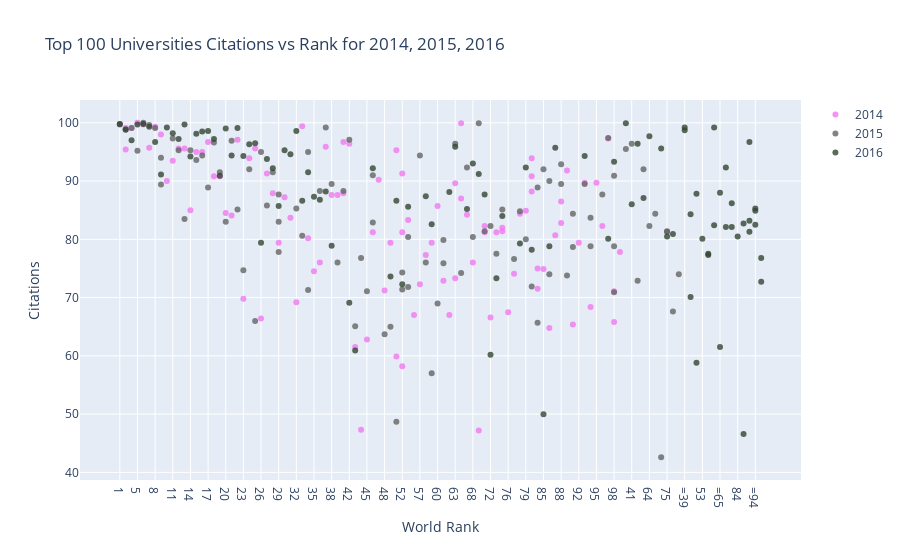

Notebook code cell kept with this figure:
### Code cell
# importing necessary functions

import matplotlib.pyplot as plt #matplotlib.pyplot
import pandas as pd #pandas


import plotly.graph_objs as go #plotly
from plotly.offline import init_notebook_mode, iplot # index iplot
init_notebook_mode(connected=True)

# init data from timesData.csv
timesData = pd.read_csv('D:\ME\World Universities Rankings/timesData.csv')
df2014 = timesData[timesData.year == 2014].iloc[:100, :]
df2015 = timesData[timesData.year == 2015].iloc[:100, :]
df2016 = timesData[timesData.year == 2016].iloc[:100, :]

# type of plot scatter
trace1 = go.Scatter(
    x =df2014.world_rank,
    y = df2014.citations,
    mode = 'markers',
    name = '2014',
    marker = dict(color = 'rgba(240, 120, 240, 0.8)'),
    text = df2014.university_name
)

trace2 = go.Scatter(
    x =df2015.world_rank,
    y = df2015.citations,
    name = '2015',
    mode = 'markers',
    marker = dict(color = 'rgba(100, 100, 100, 0.8)'),
    text = df2015.university_name
)

trace3 = go.Scatter(
    x =df2016.world_rank,
    y = df2016.citations,
    name = '2016',
    mode = 'markers',
    marker = dict(color = 'rgba(50, 70, 50, 0.8)'),
    text = df2016.university_name
)

data = [trace1, trace2, trace3]
# setting names for plot title and x and y axes
layout = dict(title = 'Top 100 Universities Citations vs Rank for 2014, 2015, 2016',
             xaxis = dict(title= 'World Rank'),
             yaxis = dict(title= 'Citations',))

fig = dict(data = data, layout = layout)
iplot(fig)

### Figure 1 — Plotly figure (JSON) as saved in the notebook; plotly's stock layout.template omitted (floating-point values rounded to 4 significant figures)
{"data": [{"marker": {"color": "rgba(240, 120, 240, 0.8)"}, "mode": "markers", "name": "2014", "text": ["California Institute of Technology", "Harvard University", "University of Oxford", "Stanford University", "Massachusetts Institute of Technology", "Princeton University", "University of Cambridge", "University of California, Berkeley", "University of Chicago", "Imperial College London", "Yale University", "University of California, Los Angeles", "Columbia University", "ETH Zurich – Swiss Federal Institute of Technology Zurich", "Johns Hopkins University", "University of Pennsylvania", "Duke University", "University of Michigan", "Cornell University", "University of Toronto", "University College London", "Northwestern University", "University of Tokyo", "Carnegie Mellon University", "University of Washington", "National University of Singapore", "University of Texas at Austin", "Georgia Institute of Technology", "University of Illinois at Urbana-Champaign", "University of Wisconsin-Madison", "University of British Columbia", "London School of Economics and Political Science", "University of California, Santa Barbara", "University of Melbourne", "McGill University", "Karolinska Institute", "École Polytechnique Fédérale de Lausanne", "King’s College London", "University of Edinburgh", "New York University", "University of California, San Diego", "Washington University in St Louis", "University of Hong Kong", "Seoul National University", "Peking University", "University of Minnesota", "University of North Carolina at Chapel Hill", "Australian National University", "Pennsylvania State University", "Boston University", "Tsinghua University", "Brown University", "Kyoto University", "University of California, Davis", "LMU Munich", "Korea Advanced Institute of Science and Technology (KAIST)", "Hong Kong University of Science and Technology", "University of Manchester", "Ohio State University", "Pohang University of Science and Technology", "KU Leuven", "Purdue University", "The University of Queensland", "University of Göttingen", "Rice University", "École Normale Supérieure", "Leiden University", "Heidelberg University", "Delft University of Technology", "University of Southern California", "École Polytechnique", "University of Sydney", "Erasmus University Rotterdam", "University of Basel", "Utrecht University", "Nanyang Technological University", "Wageningen University and Research Center", "University of Pittsburgh", "University of Bristol", "Durham University", "Emory University", "Tufts University", "Michigan State University", "University of Amsterdam", "Ghent University", "Free University of Berlin", "Technical University of Munich", "Case Western Reserve University", "Vanderbilt University", "University of Notre Dame", "Monash University", "McMaster University", "University of California, Irvine", "Humboldt University of Berlin", "University of Rochester", "Pierre and Marie Curie University", "University of Colorado Boulder", "Maastricht University", "University of Groningen", "University of Helsinki"], "type": "scatter", "x": ["1", "2", "2", "4", "5", "6", "7", "8", "9", "10", "11", "12", "13", "14", "15", "16", "17", "18", "19", "20", "21", "22", "23", "24", "25", "26", "27", "28", "29", "30", "31", "32", "33", "34", "35", "36", "37", "38", "39", "40", "40", "42", "43", "44", "45", "46", "47", "48", "49", "50", "50", "52", "52", "52", "55", "56", "57", "58", "59", "60", "61", "62", "63", "63", "65", "65", "67", "68", "69", "70", "70", "72", "73", "74", "74", "76", "77", "78", "79", "80", "80", "80", "83", "83", "85", "86", "87", "88", "88", "90", "91", "92", "93", "94", "95", "96", "97", "98", "98", "100"], "y": [99.8, 99.1, 95.4, 99.1, 100, 99.7, 95.7, 99.3, 98, 90, 93.5, 95.6, 95.6, 85, 95, 95, 96.7, 90.8, 90.8, 84.5, 84.1, 97.1, 69.8, 93.9, 95.6, 66.4, 91.3, 87.9, 79.4, 87.2, 83.7, 69.2, 99.4, 80.2, 74.5, 76, 95.9, 87.6, 87.6, 87.9, 96.7, 96.4, 61.5, 47.3, 62.8, 81.2, 90.2, 71.2, 79.4, 95.3, 59.9, 91.3, 58.2, 81.2, 83.3, 67, 72.3, 77.3, 79.4, 85.7, 72.9, 67, 73.3, 89.6, 99.9, 87, 84.2, 76, 47.2, 81.2, 82.3, 66.6, 81.2, 81.4, 82, 67.5, 74.1, 84.4, 84.9, 88.2, 90.8, 93.9, 71.5, 75, 74.9, 64.8, 80.7, 82.8, 86.5, 91.8, 65.4, 79.4, 89.7, 68.4, 89.7, 82.3, 97.3, 65.8, 71.1, 77.8]}, {"marker": {"color": "rgba(100, 100, 100, 0.8)"}, "mode": "markers", "name": "2015", "text": ["California Institute of Technology", "Harvard University", "University of Oxford", "Stanford University", "University of Cambridge", "Massachusetts Institute of Technology", "Princeton University", "University of California, Berkeley", "Imperial College London", "Yale University", "University of Chicago", "University of California, Los Angeles", "ETH Zurich – Swiss Federal Institute of Technology Zurich", "Columbia University", "Johns Hopkins University", "University of Pennsylvania", "University of Michigan", "Duke University", "Cornell University", "University of Toronto", "Northwestern University", "University College London", "University of Tokyo", "Carnegie Mellon University", "National University of Singapore", "University of Washington", "Georgia Institute of Technology", "University of Texas at Austin", "LMU Munich", "University of Illinois at Urbana-Champaign", "University of Wisconsin-Madison", "University of British Columbia", "University of Melbourne", "London School of Economics and Political Science", "École Polytechnique Fédérale de Lausanne", "University of Edinburgh", "University of California, Santa Barbara", "New York University", "McGill University", "King’s College London", "University of California, San Diego", "Washington University in St Louis", "University of Hong Kong", "Karolinska Institute", "Australian National University", "University of Minnesota", "University of North Carolina at Chapel Hill", "Peking University", "Tsinghua University", "Seoul National University", "Hong Kong University of Science and Technology", "Korea Advanced Institute of Science and Technology (KAIST)", "University of Manchester", "Brown University", "KU Leuven", "University of California, Davis", "Boston University", "Pennsylvania State University", "Kyoto University", "University of Sydney", "Nanyang Technological University", "École Polytechnique", "Scuola Normale Superiore di Pisa", "Leiden University", "The University of Queensland", "Pohang University of Science and Technology", "University of Göttingen", "Ohio State University", "Rice University", "Heidelberg University", "Delft University of Technology", "Erasmus University Rotterdam", "Wageningen University and Research Center", "University of Bristol", "University of Basel", "University of Southern California", "University of Amsterdam", "École Normale Supérieure", "Utrecht University", "Humboldt University of Berlin", "Free University of Berlin", "Michigan State University", "Durham University", "Monash University", "Middle East Technical University", "University of Arizona", "University of Notre Dame", "Tufts University", "University of California, Irvine", "Ghent University", "University of Massachusetts", "University of Pittsburgh", "Emory University", "McMaster University", "University of Glasgow", "Vanderbilt University", "University of Colorado Boulder", "Stockholm University", "Technical University of Munich", "Uppsala University"], "type": "scatter", "x": ["1", "2", "3", "4", "5", "6", "7", "8", "9", "9", "11", "12", "13", "14", "15", "16", "17", "18", "19", "20", "21", "22", "23", "24", "25", "26", "27", "28", "29", "29", "29", "32", "33", "34", "34", "36", "37", "38", "39", "40", "41", "42", "43", "44", "45", "46", "46", "48", "49", "50", "51", "52", "52", "54", "55", "55", "57", "58", "59", "60", "61", "61", "63", "64", "65", "66", "67", "68", "69", "70", "71", "72", "73", "74", "75", "75", "77", "78", "79", "80", "81", "82", "83", "83", "85", "86", "86", "88", "88", "90", "91", "91", "93", "94", "94", "96", "97", "98", "98", "98"], "y": [99.7, 98.9, 95.5, 99.1, 95.2, 100, 99.6, 99.1, 89.4, 94, 97.3, 95.3, 83.5, 95.3, 93.6, 94.4, 88.9, 96.6, 91.5, 83, 96.9, 85.1, 74.7, 92, 66, 95, 85.8, 91.5, 83, 77.8, 87.7, 85.3, 80.6, 71.3, 95, 88.3, 99.2, 89.5, 76, 88.3, 96.4, 97.1, 65.1, 76.8, 71.1, 82.9, 91, 63.7, 65, 48.7, 72.9, 71.4, 74.3, 92, 71.8, 80.4, 94.4, 76, 57, 69, 75.9, 79.9, 96.4, 82.3, 74.2, 84.4, 92.3, 80.4, 99.9, 81.4, 42.6, 82.3, 77.5, 85.1, 81.4, 81.3, 76.6, 84.8, 80, 71.9, 67.6, 74, 88.9, 65.7, 92, 74, 90, 92.9, 89.5, 73.8, 78.7, 84.4, 89.5, 78.8, 83.7, 87.7, 97.4, 90.9, 78.8, 70.9]}, {"marker": {"color": "rgba(50, 70, 50, 0.8)"}, "mode": "markers", "name": "2016", "text": ["California Institute of Technology", "University of Oxford", "Stanford University", "University of Cambridge", "Massachusetts Institute of Technology", "Harvard University", "Princeton University", "Imperial College London", "ETH Zurich – Swiss Federal Institute of Technology Zurich", "University of Chicago", "Johns Hopkins University", "Yale University", "University of California, Berkeley", "University College London", "Columbia University", "University of California, Los Angeles", "University of Pennsylvania", "Cornell University", "University of Toronto", "Duke University", "University of Michigan", "Carnegie Mellon University", "London School of Economics and Political Science", "University of Edinburgh", "Northwestern University", "National University of Singapore", "King’s College London", "Karolinska Institute", "LMU Munich", "New York University", "École Polytechnique Fédérale de Lausanne", "University of Washington", "University of Melbourne", "University of British Columbia", "KU Leuven", "University of Illinois at Urbana-Champaign", "Heidelberg University", "McGill University", "University of California, San Diego", "University of California, Santa Barbara", "Georgia Institute of Technology", "Peking University", "University of Tokyo", "University of California, Davis", "University of Hong Kong", "University of Texas at Austin", "Tsinghua University", "Wageningen University and Research Center", "Humboldt University of Berlin", "University of Wisconsin-Madison", "Brown University", "Australian National University", "Technical University of Munich", "École Normale Supérieure", "Nanyang Technological University", "University of Manchester", "University of Sydney", "University of Amsterdam", "Hong Kong University of Science and Technology", "The University of Queensland", "Washington University in St Louis", "Utrecht University", "University of North Carolina at Chapel Hill", "Boston University", "Delft University of Technology", "University of Minnesota", "Leiden University", "University of Southern California", "University of Bristol", "Durham University", "Erasmus University Rotterdam", "Free University of Berlin", "Monash University", "University of Groningen", "Pennsylvania State University", "University of Glasgow", "University of Helsinki", "University of Tübingen", "University of Pittsburgh", "University of Warwick", "Uppsala University", "University of Copenhagen", "University of New South Wales", "University of Freiburg", "Seoul National University", "University of St Andrews", "Vanderbilt University", "Kyoto University", "Maastricht University", "Emory University", "Lund University", "Ohio State University", "University of Exeter", "University of Bonn", "Georgetown University", "McMaster University", "University of Sheffield", "Queen Mary University of London", "University of Göttingen", "Michigan State University"], "type": "scatter", "x": ["1", "2", "3", "4", "5", "6", "7", "8", "9", "10", "11", "12", "13", "14", "15", "16", "17", "18", "19", "20", "21", "22", "23", "24", "25", "26", "27", "28", "29", "30", "31", "32", "33", "34", "35", "36", "37", "38", "=39", "=39", "41", "42", "43", "=44", "=44", "46", "=47", "=47", "49", "50", "51", "52", "53", "54", "55", "=56", "=56", "58", "59", "=60", "=60", "62", "63", "64", "=65", "=65", "67", "68", "69", "70", "71", "72", "73", "74", "75", "=76", "=76", "78", "79", "80", "81", "=82", "=82", "84", "85", "86", "87", "=88", "=88", "=90", "=90", "=90", "93", "=94", "=94", "=94", "97", "98", "=99", "=99"], "y": [99.8, 98.8, 99.9, 97, 99.7, 99.8, 99.3, 96.7, 91.1, 99.2, 98.2, 97.2, 99.7, 94.2, 98.1, 98.5, 98.6, 97.2, 90.9, 99, 94.4, 99.1, 94.3, 96.3, 96.5, 79.4, 93.8, 92.2, 85.7, 95.3, 94.6, 98.6, 86.6, 91.5, 87.3, 86.8, 88.2, 78.9, 98.7, 99.2, 86, 69.1, 60.9, 84.3, 70.1, 92.2, 58.8, 87.8, 73.6, 86.6, 96.4, 72.3, 80.1, 87.1, 85.6, 77.3, 77.5, 87.4, 82.6, 82.4, 99.2, 88.1, 95.9, 97.7, 61.5, 88, 85.2, 93, 91.2, 87.7, 95.6, 60.2, 73.3, 84, 80.5, 92.3, 82.1, 79.3, 92.3, 78.2, 80.9, 86.2, 82.1, 80.5, 50, 78.8, 95.7, 46.6, 82.7, 96.7, 81.3, 83.2, 94.3, 85.3, 82.5, 84.9, 80.1, 93.3, 72.7, 76.8]}], "layout": {"title": {"text": "Top 100 Universities Citations vs Rank for 2014, 2015, 2016"}, "xaxis": {"title": {"text": "World Rank"}}, "yaxis": {"title": {"text": "Citations"}}}}
